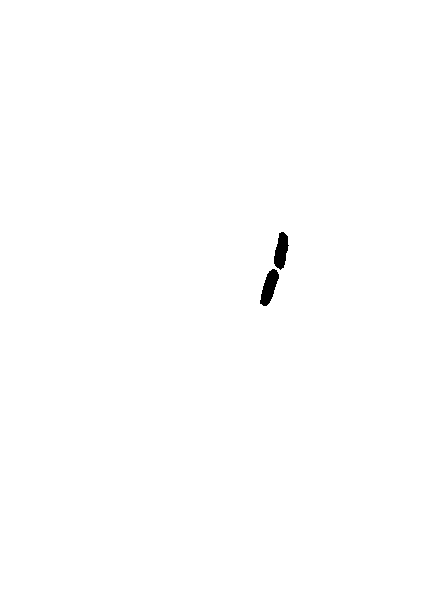
#> input picture 5011 ss2/5011 ss0003.tif, 441 x 612 px, found by its file name; its folder holds 4 pictures in this run
$ python plotter.py
#> lines starting #> are read from the running program, lines starting #| are printed output that depends on the picture; after the words box and inside, x2 and y2 are one past the last pixel; in counts of white or black regions, pixels touching at a corner belong together
### contr.py
import numpy as np
import cv2 as cv
import os
from skimage.morphology import medial_axis

def conotur_centroid(image_path):
    # Read the image in grayscale
    img = cv.imread(image_path, cv.IMREAD_GRAYSCALE)
#> img: shape (612, 441); 99.7% white; 2 black regions
    assert img is not None, "file could not be read, check with os.path.exists()"
    ret, thresh = cv.threshold(img, 127, 255, 0)

    contours, hierarchy = cv.findContours(thresh, 1, 2)
#> contours = 3 contours; box (x1, y1, x2, y2) and area: (0, 0, 441, 612) 268840, (259, 268, 280, 307) 440, (273, 231, 290, 271) 414

    centroids = []

    thre = 10

    for cnt in contours:
        area = cv.contourArea(cnt)
        if area >= thre:
            mask = np.zeros_like(img, dtype=np.uint8)
            cv.drawContours(mask, [cnt], -1, 255, -1)
            skeleton, distance = medial_axis(mask > 0, return_distance=True)
            pts = np.column_stack(np.nonzero(skeleton))
            if pts.shape[0] == 0:
                continue

            dist_matrix = np.sum((pts[:, None, :] - pts[None, :, :])**2, axis=2)
            medoid_idx = np.argmin(np.sum(dist_matrix, axis=1))
            medoid = tuple(pts[medoid_idx][::-1])
            centroids.append(medoid)
            print("Medoid of medial axis:", medoid)
#> this loop made 3 passes
#> (cnt, area, medoid_idx, medoid) on pass 3: ([[0, 0], [0, 611], [440, 611], [440, 0]], 268840, 433, (440, 433))
#> (area, medoid_idx, medoid) on passes 1 to 2: (440, 13, (269, 287)), (413.5, 21, (281, 250))
#| Medoid of medial axis: (269, 287)
#| Medoid of medial axis: (281, 250)
#| Medoid of medial axis: (440, 433)
#> pass 1, in conotur_centroid, `skeleton, distance = medial_axis(mask > 0, return_distance=True)`:
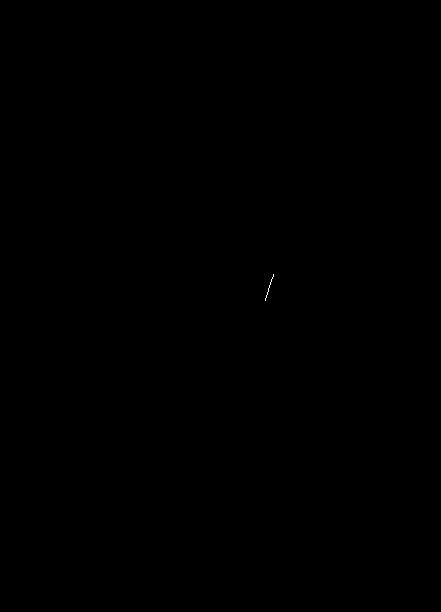
#> skeleton: shape (612, 441) bool; 0.01% white in thin lines or dots, all inside (x1, y1, x2, y2) = (265, 274, 274, 301)
#> pass 1, in conotur_centroid, `dist_matrix = np.sum((pts[:, None, :] - pts[None, :, :])**2, axis=2)`:
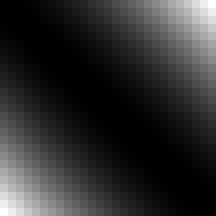
#> dist_matrix: shape (27, 27) int64 (shown 8 times larger); min 0, max 740, mean 134; drawn with min black and max white
#> after the loop: mask: shape (612, 441); every value is 255
#> after the loop:
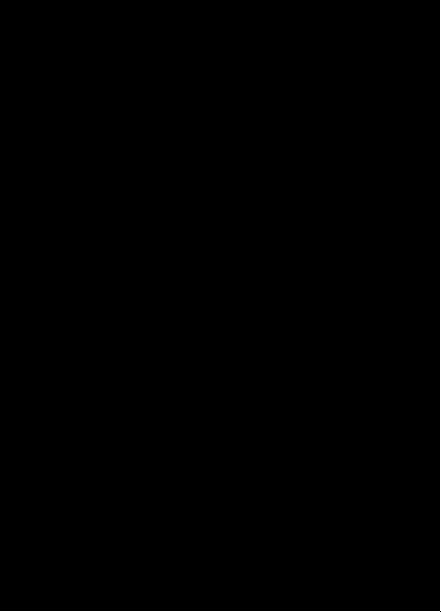
#> skeleton: shape (612, 441) bool; 0.39% white in thin lines or dots
#> after the loop, centroids = [(269, 287), (281, 250), (440, 433)]

    return centroids[:-1]

# [20 lines left out: function are, not called in this run]

import cv2 as cv
import numpy as np

# [50 lines left out: functions colony_properties, visualize_centroids, not called in this run]
# [10 lines of commented-out code are left out]

### plotter.py
import os
import matplotlib.pyplot as plt
import numpy as np
from scipy.optimize import curve_fit
from contr import conotur_centroid


# Exponential function
def exp_growth(x, N0, k):
    return N0 * np.exp(k * x)

# Directory containing your images
directory = "C:/Users/Aaryan/Downloads/btp/5011 ss2"

# Collect counts of centroids
counts = []
frames = []

# Loop over images in directory
for idx, filename in enumerate(sorted(os.listdir(directory))):
    image_path = os.path.join(directory, filename)

    # Only process common image types
    if filename.lower().endswith(('.png', '.jpg', '.jpeg', '.bmp', '.tif', '.tiff')):
        centroids = conotur_centroid(image_path)
#> centroids = [(269, 287), (281, 250)]
        num_centroids = len(centroids)   # <-- store the count
#> num_centroids = 2
        counts.append(num_centroids)
        frames.append(idx + 1)  # frame numbers starting from 1
        print(f"Image {idx}: {filename}, Found {num_centroids} centroids")
#| Image 0: 5011 ss0003.tif, Found 2 centroids
#> pass 2 of the loop `for idx, filename in enumerate(sorted(os.listdir(directory))):`:
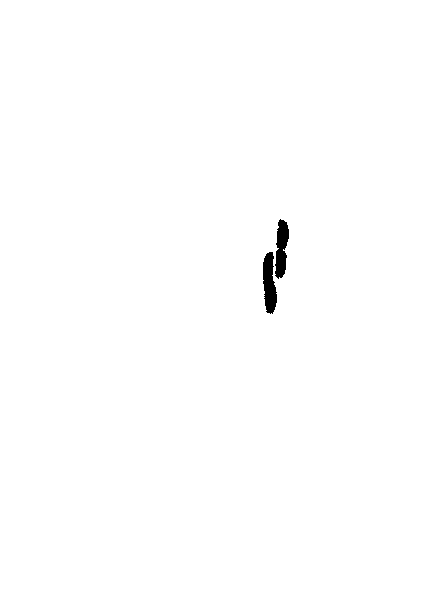
#> input picture 5011 ss2/5011 ss0016.tif, 441 x 612 px, found by its file name
#> img: shape (612, 441); 99.6% white; 2 black regions
#> contours = 3 contours; box (x1, y1, x2, y2) and area: (0, 0, 441, 612) 268840, (262, 251, 278, 315) 686, (274, 218, 290, 280) 632
#> the loop in conotur_centroid (call 2), `for cnt in contours:` made 3 passes
#> (printed output is left out)
#> pass 1, in conotur_centroid (call 2), `dist_matrix = np.sum((pts[:, None, :] - pts[None, :, :])**2, axis=2)`:
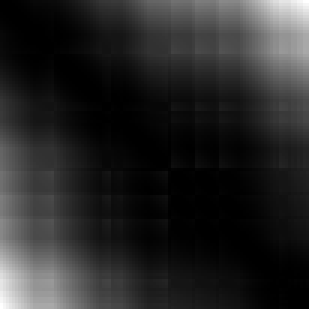
#> dist_matrix: shape (103, 103) int64 (shown 3 times larger); min 0, max 3490, mean 539.8; drawn with min black and max white
#> pass 2, in conotur_centroid (call 2), `skeleton, distance = medial_axis(mask > 0, return_distance=True)`:
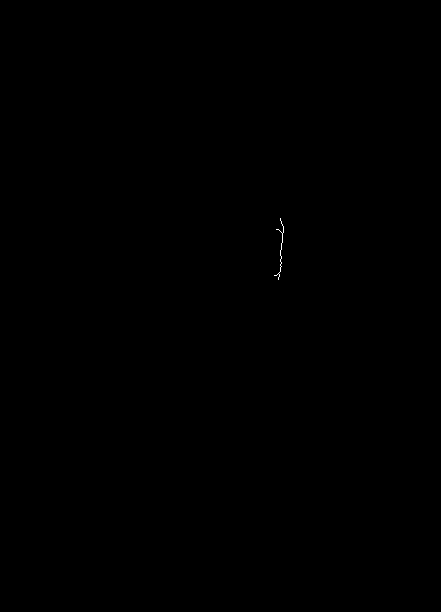
#> skeleton: shape (612, 441) bool; 0.03% white in thin lines or dots, all inside (x1, y1, x2, y2) = (274, 218, 284, 280)
#> after the loop in conotur_centroid (call 2), `for cnt in contours:`: centroids = [(269, 288), (281, 248), (440, 433)]
#> `centroids = conotur_centroid(image_path)`: centroids = [(269, 288), (281, 248)]
#| Image 1: 5011 ss0016.tif, Found 2 centroids
#> pass 3 of the loop `for idx, filename in enumerate(sorted(os.listdir(directory))):`:
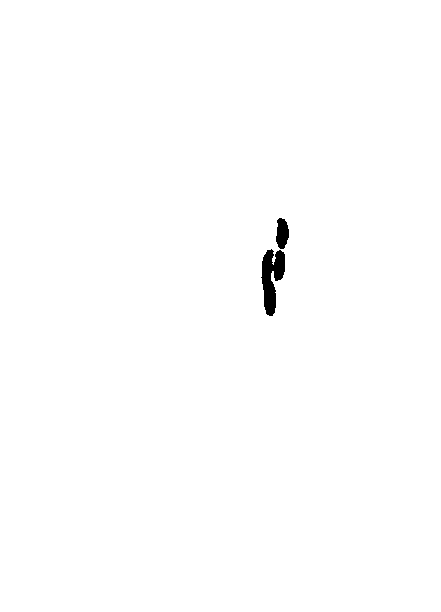
#> input picture 5011 ss2/5011 ss0018.tif, 441 x 612 px, found by its file name
#> img: shape (612, 441); 99.5% white; 2 black regions
#> contours = 3 contours; box (x1, y1, x2, y2) and area: (0, 0, 441, 612) 268840, (260, 248, 286, 317) 1064, (275, 217, 290, 250) 340
#> the loop in conotur_centroid (call 3), `for cnt in contours:` made 3 passes
#> (printed output is left out)
#> pass 1, in conotur_centroid (call 3), `skeleton, distance = medial_axis(mask > 0, return_distance=True)`:
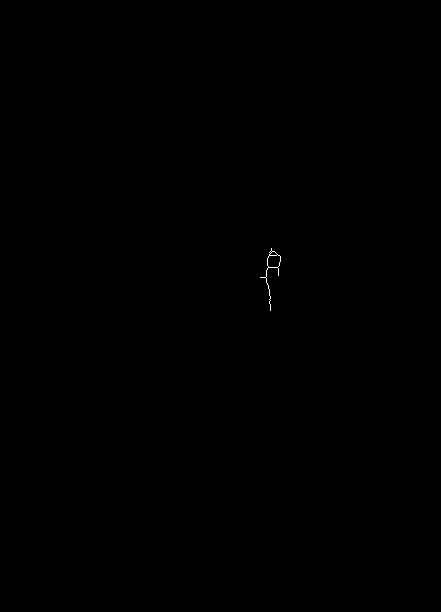
#> skeleton: shape (612, 441) bool; 0.04% white in thin lines or dots, all inside (x1, y1, x2, y2) = (260, 248, 281, 311)
#> pass 1, in conotur_centroid (call 3), `dist_matrix = np.sum((pts[:, None, :] - pts[None, :, :])**2, axis=2)`:
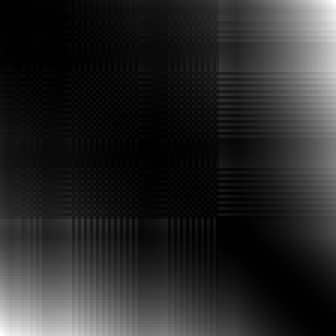
#> dist_matrix: shape (112, 112) int64 (shown 3 times larger); min 0, max 3845, mean 603.3; drawn with min black and max white
#> after the loop in conotur_centroid (call 3), `for cnt in contours:`: centroids = [(266, 272), (283, 233), (440, 433)]
#> `centroids = conotur_centroid(image_path)`: centroids = [(266, 272), (283, 233)]
#| Image 2: 5011 ss0018.tif, Found 2 centroids
#> the loop made 4 passes; the first 3 are shown

# Convert to numpy arrays
frames = np.array(frames, dtype=float)
counts = np.array(counts, dtype=float)

# Fit exponential model
popt, pcov = curve_fit(exp_growth, frames, counts, p0=(counts[0], 0.01))
N0_fit, k_fit = popt

# Compute doubling time
doubling_time = np.log(2) / k_fit

# Generate smooth curve for plotting fit
x_fit = np.linspace(frames.min(), frames.max(), 200)
#> x_fit = 200 values from 1 to 4
y_fit = exp_growth(x_fit, *popt)

# Plot data and fit
plt.figure(figsize=(8,5))
plt.plot(frames, counts, 'o', label="Observed counts")
plt.plot(x_fit, y_fit, '-', label="Exponential fit")
plt.xlabel("Frame Number")
plt.ylabel("Number of Centroids (Cells)")
plt.title(f"Cell Count vs Frame Number\nDoubling time ≈ {doubling_time:.2f} frames")
plt.grid(True)
plt.legend()
plt.show()
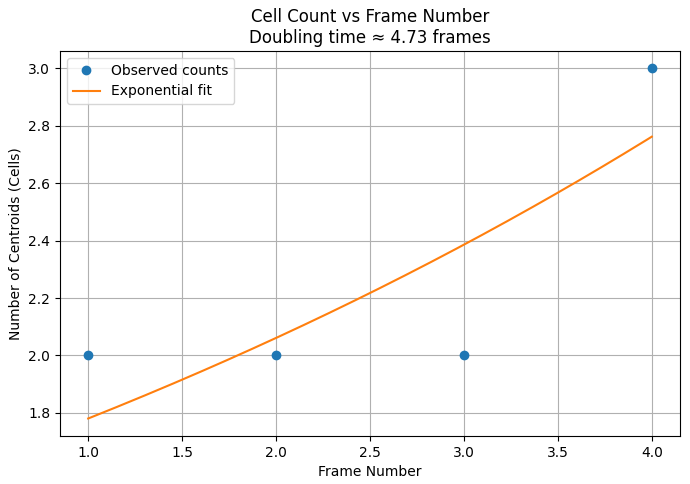
#> figure drawn by matplotlib, 1 panel; curve peaks at x = 4, y = 2.76
